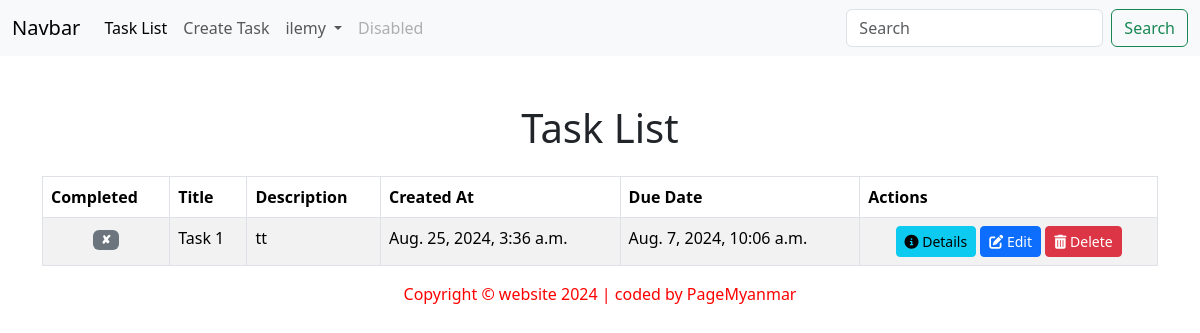
The page /myapp/task_list/ (signed in) on the database its author committed.
### myapp/models.py (models this page shows, shortened)
class Task(models.Model):
    title = models.CharField(max_length=200)
    description = models.TextField(blank=True)
    created_at = models.DateTimeField(auto_now_add=True)
    due_date = models.DateTimeField(null=True, blank=True)
    is_complete = models.BooleanField(default=False)

### myapp/views.py (the view)
# urls.py: path('task_list/', views.task_list, name='task_list'),
def task_list(request):
    tasks = Task.objects.all()
    return render(request, 'task_list.html', {'tasks': tasks})

### myapp/templates/task_list.html (shortened to what this page needs)
{% extends 'base.html' %}
{% load static %}
{% block body %}
    <div class="container mt-5">
        <h1 class="text-center mb-4">Task List</h1>
        <div class="table-responsive">
            <table class="table table-bordered table-striped">
                <thead class="thead-dark">
                    <tr>
                        <th scope="col">Completed</th>
                        <th scope="col">Title</th>
                        <th scope="col">Description</th>
                        <th scope="col">Created At</th>
                        <th scope="col">Due Date</th>
                        <th scope="col">Actions</th>
                    </tr>
                </thead>
                <tbody>
                    {% for task in tasks %}
                    <tr class="{% if task.is_complete %}table-success{% endif %}">
                        <td class="text-center">
                            {% if task.is_complete %}
                            <span class="badge bg-success">✔</span>
                            {% else %}
                            <span class="badge bg-secondary">✘</span>
                            {% endif %}
                        </td>
                        <td>{{ task.title }}</td>
                        <td>{{ task.description }}</td>
                        <td>{{ task.created_at }}</td>
                        <td>{{ task.due_date }}</td>
                        <td class="text-center">
                            <a href="{% url 'task_detail' task.id %}" class="btn btn-sm btn-info">
                                <i class="fas fa-info-circle"></i> Details
                            </a>
                            <a href="{% url 'task_edit' task.id %}" class="btn btn-sm btn-primary">
                                <i class="fas fa-edit"></i> Edit
                            </a>
                            <a href="{% url 'task_delete' task.id %}" class="btn btn-sm btn-danger">
                                <i class="fas fa-trash-alt"></i> Delete
                            </a>
                        </td>
                    </tr>
                    {% empty %}
                    <tr>
                        <td colspan="6" class="text-center">No tasks available.</td>
                    </tr>
                    {% endfor %}
                </tbody>
            </table>
        </div>
    </div>
{% endblock %}

### templates/header.html (shortened to what this page needs)
<nav class="navbar navbar-expand-lg bg-body-tertiary">
  <div class="container-fluid">
      <a class="navbar-brand" href="#">Navbar</a>
      <div class="collapse navbar-collapse" id="navbarSupportedContent">
          <ul class="navbar-nav me-auto mb-2 mb-lg-0">
              <li class="nav-item">
                  <a class="nav-link active" aria-current="page" href="{% url 'task_list' %}">Task List</a>
              </li>
              <li class="nav-item">
                  <a class="nav-link" href="{% url 'task_create' %}">Create Task</a>
              </li>
              {% if user.is_authenticated %}
              <li class="nav-item dropdown">
                <a class="nav-link dropdown-toggle" href="#" role="button" data-bs-toggle="dropdown" aria-expanded="false">
                  {{ user.username}}
                </a>
              </li>
              {% else %}
              <li>
                <a class="nav-link" href="{% url 'login' %}">Login</a>
              </li>
              {% endif %}
              <li class="nav-item">
                  <a class="nav-link disabled" aria-disabled="true">Disabled</a>
              </li>
          </ul>
          <form class="d-flex" role="search">
              <input class="form-control me-2" type="search" placeholder="Search" aria-label="Search">
              <button class="btn btn-outline-success" type="submit">Search</button>
          </form>
      </div>
  </div>
</nav>

### rows shown on the page
Task: title "Task 1", description "tt", created_at "Aug. 25, 2024, 3:36 a.m.", due_date "Aug. 7, 2024, 10:06 a.m."

### other values the page prints
{{ user.username }} "ilemy"
